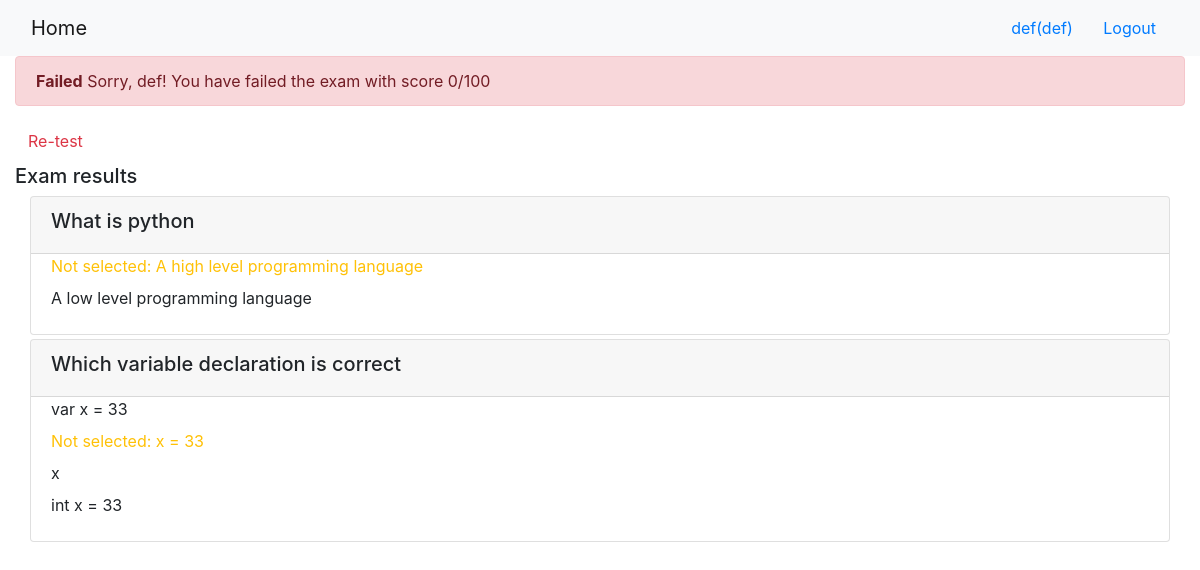
Page /course/1/submission/1/result/ (signed in) on the committed database.
### onlinecourse/models.py (models this page shows, shortened)
class Question(models.Model):
    course = models.ForeignKey(Course, on_delete=models.CASCADE, default="")
    question_text = models.CharField(max_length=100, default="enter question text here")
    grade = models.IntegerField(default=10)
    lesson_id = models.ForeignKey(Lesson, on_delete=models.CASCADE)
    def is_get_score(self, selected_ids):
       all_answers = self.choice_set.filter(is_correct=True).count()
       selected_correct = self.choice_set.filter(is_correct=True, id__in=selected_ids).count()
       if all_answers == selected_correct:
           return True
       else:
           return False

class Choice(models.Model):
    choice_text = models.CharField(max_length=100, default="Enter choice text here")
    is_correct = models.BooleanField(default=False)
    question_id = models.ForeignKey(Question, on_delete=models.CASCADE)

### onlinecourse/views.py (the view)
# urls.py: path('course/<int:course_id>/submission/<int:submission_id>/result/', views.show_exam_result, name = 'exam_result'),
def show_exam_result(request, course_id, submission_id):
    course = get_object_or_404(Course, pk=course_id)
    submission = get_object_or_404(Submission, pk=submission_id)
    choices = submission.choices.all()
    total_mark, mark = 0, 0
    for question in course.question_set.all():
        total_mark += question.grade
        if question.is_get_score(choices):
            mark += question.grade
    return render(
        request,
        'onlinecourse/exam_result_bootstrap.html',
        {"course":course, "choices":choices,"mark":mark,
            "total_mark": total_mark,
            "submission": submission,
            "grade": int((mark / total_mark) * 100) }
    )

### onlinecourse/templates/onlinecourse/exam_result_bootstrap.html (shortened to what this page needs)
<!DOCTYPE html>
<html lang="en">
<head>
    {% load static %}
    <link rel="stylesheet" href="https://maxcdn.bootstrapcdn.com/bootstrap/4.5.2/css/bootstrap.min.css">
</head>
<body>
 <nav class="navbar navbar-light bg-light">
    <div class="container-fluid">
        <div class="navbar-header">
              <a class="navbar-brand" href="{% url 'onlinecourse:index' %}">Home</a>
        </div>
        <ul class="nav navbar-nav navbar-right">
            {% if user.is_authenticated %}
            <li>
                <a class="btn btn-link" href="#">{{ user.first_name }}({{ user.username }})</a>
                <a class="btn btn-link" href="{% url 'onlinecourse:logout' %}">Logout</a>
            </li>
            {% endif %}
        </ul>
    </div>
</nav>
<div class="container-fluid">
    {% if grade > 80 %}
    <div class="alert alert-success">
       <b>Congratulations, {{user.first_name}}!</b> You have passed the exam and completed the course with score {{grade}}/100
    </div>
        {% else %}
        <div class="alert alert-danger">
            <b>Failed</b> Sorry, {{user.first_name}}! You have failed the exam with score {{grade}}/100
        </div>
        <a class="btn btn-link text-danger" href="{% url 'onlinecourse:course_details' course.id %}">Re-test</a>
        {% endif %}
        <div class="card-columns-vertical mt-1">
        <h5 class="">Exam results</h5>
            <div id="exam" class="container-fluid">
                <form id="questionform"  method="get">
                    {%for question in course.question_set.all%}
                    <div class="card mt-1">
                        <div class="card-header"><h5>{{ question.question_text}}</h5></div>
                        <div class="form-group">
                           {%for choice in question.choice_set.all%}
                            <div class="form-check">
                                <label class="form-check-label">
                                {%if choice.is_correct and choice in submission.choice.all%}
                                    <label class="text-success" name="{{choice.choice_text}}" id="{{choice.id}}">Correct answer: {{ choice.choice_text }}</label>
                                    <br/>
                                {%elif choice.is_correct%}
                                    <label class="text-warning" name="{{choice.choice_text}}" id="{{choice.id}}">Not selected: {{ choice.choice_text }}</label>
                                    <br/>
                                {%elif choice in submission.choice.all and not choice.is_correct%}
                                    <label class="text-danger" name="{{choice.choice_text}}" id="{{choice.id}}">Incorrect: {{ choice.choice_text }}</label>
                                    <br/>
                                {%else%}
                                    <label class="" name="{{choice.choice_text}}" id="{{choice.id}}">{{ choice.choice_text }}</label>
                                    <br/>
                                {%endif%}
                                </label>
                            </div>
                            {%endfor%}
                        </div>
                    </div>
                    {%endfor%}
                </form>
            </div>
        </div>
    </div>
</body>
</html>

### rows in the picture
Question: question_text "What is python"
Choice: choice_text "A high level programming language"
Choice: choice_text "A low level programming language"
Question: question_text "Which variable declaration is correct"
Choice: choice_text "var x = 33"
Choice: choice_text "x = 33"
Choice: choice_text "x"
Choice: choice_text "int x = 33"

### other values in the picture
{{ user.first_name }} "def"
{{ user.username }} "def"
{{ grade }} "0"
